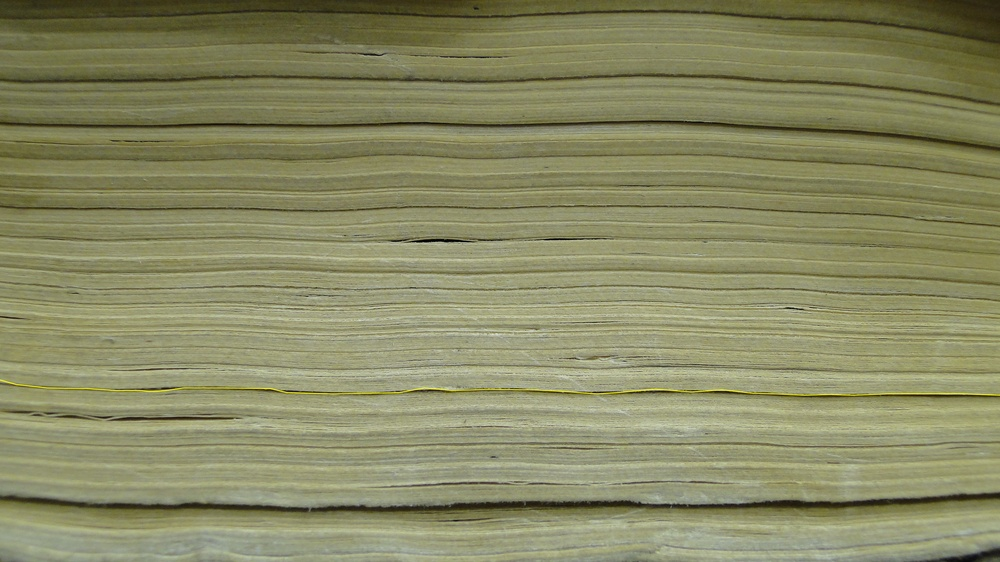
#> input picture images/awsedrftgy.jpg, 1000 x 562 px, shrunk from 3456 x 1944 before the run
$ python main.py images/awsedrftgy.jpg
#> lines starting #> are read from the running program, lines starting #| are printed output that depends on the picture; after the words box and inside, x2 and y2 are one past the last pixel; in counts of white or black regions, pixels touching at a corner belong together
import math

import cv2
import numpy
import sys

image = 0
def totup(x, y, side):
    global image
    result = 0

    for line in range(side):
        for pixel in range(side):
            result += image[x * side + line][y * side + pixel]
    return result


def main():
    global image

    image = cv2.imread(sys.argv[1])
#> image is the input picture: shape (562, 1000, 3); mean B, G, R 99.5, 137.2, 136.6
    image = cv2.cvtColor(image, cv2.COLOR_BGR2HSV)
#> image: shape (562, 1000, 3); mean H, S, V 30.7, 75.5, 137.9

    low = numpy.array((0, 0, 0), numpy.uint8)
    high = numpy.array((255, 255, 174), numpy.uint8)

    image = cv2.inRange(image, low, high)
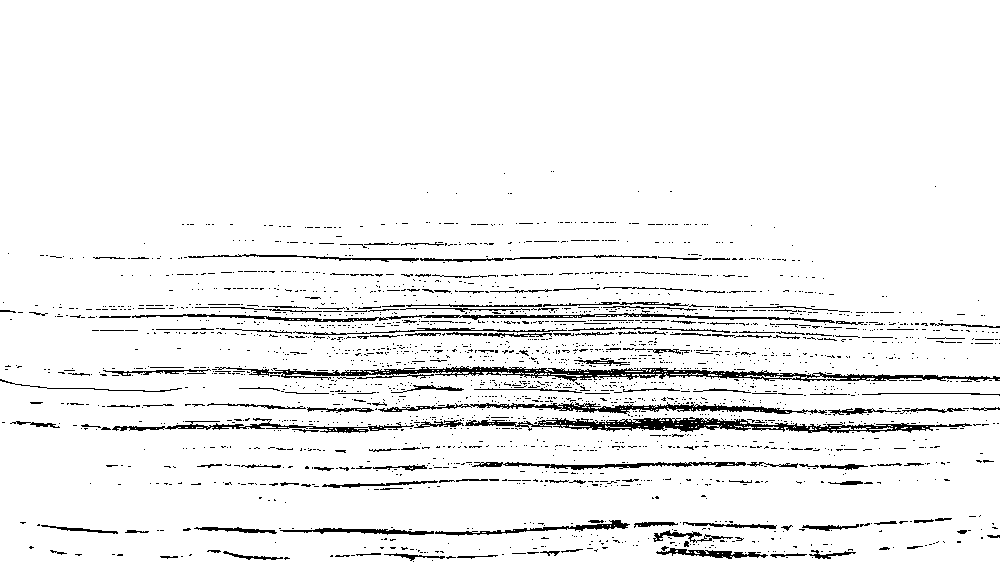
#> image: shape (562, 1000); 94.1% white; black in thin lines or dots, all inside (x1, y1, x2, y2) = (0, 171, 1000, 562)
    # [14 lines of commented-out code are left out]

    size = image.shape
#> size = (562, 1000)
    counter = 0

    for part in range(2, 5):
        line = int(size[0] / part)
        for pixel in range(size[1]):
            if image[line][pixel] < 50:
                counter += 1
            if image[line][pixel] > 200 and counter != 0:
                break
#> after the loop, counter = 2

    squareSide = counter
#> squareSide = 2

    arraySize = (int(size[0] / squareSide), int(size[1] / squareSide))
#> arraySize = (281, 500)
    maxSum = squareSide ** 2 * 255
#> maxSum = 1020

    array = numpy.zeros(arraySize)

    for i in range(arraySize[0]):
        for j in range(arraySize[1]):
            squareSum = totup(i, j, squareSide)
            if squareSum < maxSum / 2:
                array[i][j] = 1
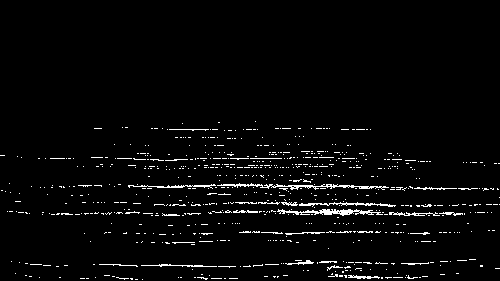
#> array: shape (281, 500) float64; values 0 (black) and 1 (white), 3.1% white in thin lines or dots, all inside (x1, y1, x2, y2) = (0, 121, 500, 280)

    for line in array:
        print(str(line))


    # [19 lines of commented-out code are left out]

    print("Done")

    # [14 lines of commented-out code are left out]

if __name__ == "__main__":
    main()
